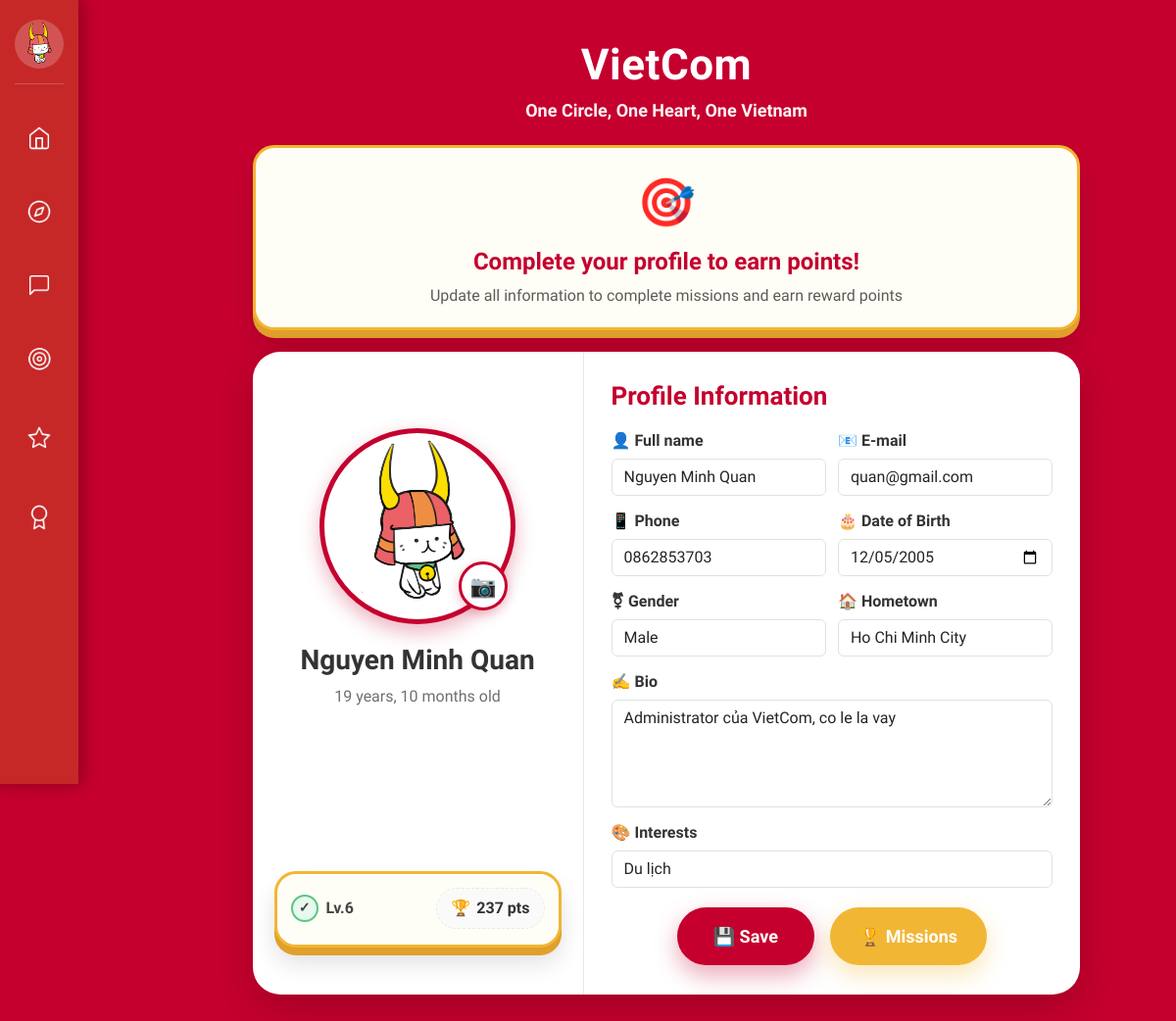
Page /users/profile/update/ (signed in) on the earlier database version.
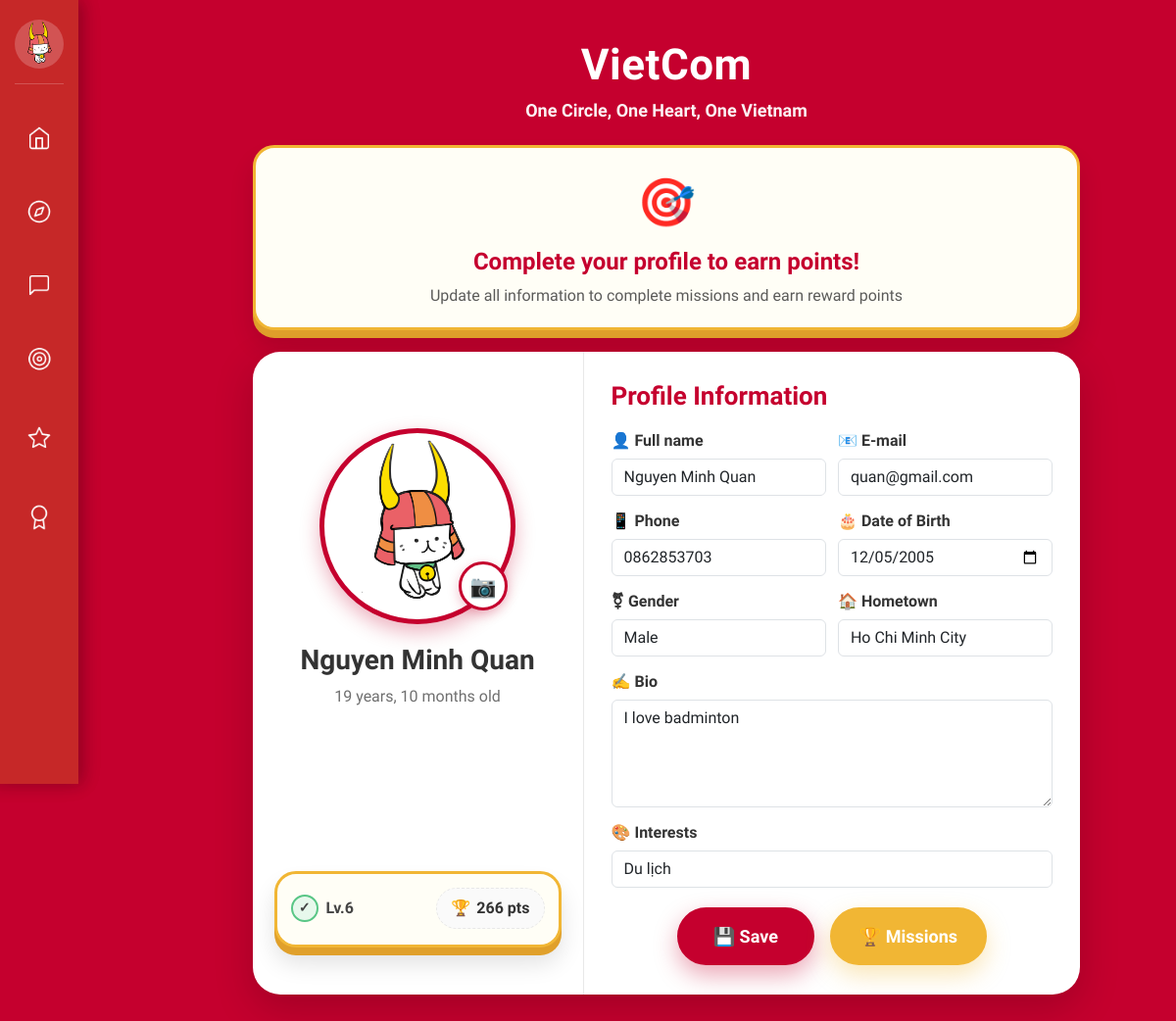
Same page on the later database version.
### users/models.py (models this page shows, shortened)
class User(AbstractUser):
    GENDER_CHOICES = [
        ('male', 'Male'),
        ('female', 'Female'),
        ('other', 'Other'),
        ('not_specified', 'Not specified'),
    ]
    STATUS_CHOICES = [
        ('online', 'Online'),
        ('offline', 'Offline'),
        ('busy', 'Busy'),
        ('away', 'Away'),
        ('available', 'Available for connection'),
    ]
    phone_regex = RegexValidator(
        regex=r'^\+?1?\d{9,15}$',
        message="Phone number must be in the format: '+999999999' or '0999999999'"
    )
    email = models.EmailField(unique=True)
    phone = models.CharField(
        validators=[phone_regex],
        max_length=17,
        unique=True,
        help_text="Phone number must be in the format: '+84xxxxxxxxx' or '0xxxxxxxxx'"
    )
    full_name = models.CharField(max_length=100)
    hometown = models.CharField(max_length=255, blank=True)
    date_of_birth = models.DateField(null=True, blank=True, verbose_name="Date of Birth")
    gender = models.CharField(
        max_length=20,
        choices=GENDER_CHOICES,
        default='not_specified',
        help_text="User's gender"
    )
    bio = models.TextField(
        max_length=500,
        blank=True,
        help_text="Short introduction about yourself (max 500 characters)"
    )
    status = models.CharField(
        max_length=20,
        choices=STATUS_CHOICES,
        default='offline',
        help_text="Current status"
    )
    interests = models.TextField(default='[]', blank=True)
    avatar = models.ImageField(upload_to='avatars/', blank=True)
    latitude = models.FloatField(null=True, blank=True, help_text="Latitude")
    longitude = models.FloatField(null=True, blank=True, help_text="Longitude")
    search_radius = models.FloatField(default=50.0, help_text="Search radius (km)")
    level = models.IntegerField(default=1)
    points = models.IntegerField(default=0)
    is_admin = models.BooleanField(default=False)
    objects = UserManager()
    USERNAME_FIELD = 'email'
    REQUIRED_FIELDS = ['phone', 'full_name']
    class Meta:
        verbose_name = "User"
        verbose_name_plural = "Users"
        ordering = ['-date_joined']

### users/views.py (the view)
# urls.py: path('profile/update/', views.profile_update, name='profile_update'),
@login_required
def profile_update(request):
    if request.method == 'POST':
        form = CustomUserChangeForm(request.POST, request.FILES, instance=request.user)
        if form.is_valid():
            old_avatar = request.user.avatar
            user = form.save()
            if 'avatar' in form.changed_data and user.avatar:
                try:
                    from gamification.views import track_avatar_uploaded
                    track_avatar_uploaded(user)
                except ImportError:
                    pass
            try:
                from gamification.views import track_profile_completed
                track_profile_completed(user)
            except ImportError:
                pass
            messages.success(request, 'Cập nhật hồ sơ thành công!')
            return redirect('profile_update')
        else:
            for field, errors in form.errors.items():
                for error in errors:
                    messages.error(request, f'{field}: {error}')
    else:
        form = CustomUserChangeForm(instance=request.user)
    return render(request, 'users/profile_update.html', {'form': form})

### users/forms.py
class CustomUserChangeForm(UserChangeForm):
    class Meta:
        model = User
        fields = ( 'email', 'full_name', 'phone', 'hometown', 'date_of_birth',
                 'gender', 'bio', 'avatar', 'interests')
        widgets = {
            'email': forms.EmailInput(attrs={'class': 'form-control'}),
            'full_name': forms.TextInput(attrs={'class': 'form-control'}),
            'phone': forms.TextInput(attrs={'class': 'form-control'}),
            'hometown': forms.TextInput(attrs={'class': 'form-control'}),
            'date_of_birth': forms.DateInput(attrs={'class': 'form-control', 'type': 'date'}),
            'gender': forms.Select(attrs={'class': 'form-control'}),
            'bio': forms.Textarea(attrs={
                'class': 'form-control',
                'rows': 4,
                'placeholder': 'Tell us about yourself (max 500 characters)'
            }),
            'avatar': forms.FileInput(attrs={'class': 'form-control'}),
            'interests': forms.TextInput(attrs={
                'class': 'form-control',
                'placeholder': 'Enter interests separated by commas'
            }),
        }

### templates/users/profile_update.html (shortened to what this page needs)
{% extends 'base.html' %}  {% block content %}
<div class="main-container">
  <div class="app-header">
    <h1>VietCom</h1>
    <p>One Circle, One Heart, One Vietnam</p>
  </div>
  <div class="completion-tips">
    <div class="tip-icon">🎯</div>
    <h4>Complete your profile to earn points!</h4>
    <p>Update all information to complete missions and earn reward points</p>
  </div>
  <div class="profile-card">
    <section class="left">
      <div class="avatar-section">
        <div class="avatar-wrap">
          {% if user.avatar %}
          <img
            id="avatar"
            class="avatar"
            src="{{ user.avatar.url }}"
            alt="Avatar"
          />
          {% endif %}
          <label class="upload-btn" title="Upload Avatar" id="uploadButton">
            📷
          </label>
        </div>
        <h3 id="displayName" class="name">
          {% if user.full_name %}{{ user.full_name }}{% else %}{{ user.username}}{% endif %}
        </h3>
        <p id="displayAge" class="age">
          {% if user.date_of_birth %} {{ user.date_of_birth|timesince }} old {% else %} Age {% endif %}
        </p>
      </div>
      <div class="level-section">
        <div class="level-card">
          <div class="level-info">
            <div class="level-badge">
              <span class="level-icon">✓</span>
              <span
                >Lv.<span id="levelNum">{{ user.level|default:1 }}</span></span
              >
            </div>
            <div class="level-distance">
              🏆 <span id="pointsText">{{ user.points|default:0 }} pts</span>
            </div>
          </div>
        </div>
      </div>
    </section>
    <section class="right">
      <h2>Profile Information</h2>
      <form method="post" enctype="multipart/form-data">
        <div class="form-row">
          <div class="form-group">
            <label for="{{ form.full_name.id_for_label }}">👤 Full name</label>
            {{ form.full_name }}
          </div>
          <div class="form-group">
            <label for="{{ form.email.id_for_label }}">📧 E-mail</label>
            {{ form.email }}
          </div>
        </div>
        <div class="form-row">
          <div class="form-group">
            <label for="{{ form.phone.id_for_label }}">📱 Phone</label>
            {{ form.phone }}
          </div>
          <div class="form-group">
            <label for="{{ form.date_of_birth.id_for_label }}"
              >🎂 Date of Birth</label
            >
            {{ form.date_of_birth }}
          </div>
        </div>
        <div class="form-row">
          <div class="form-group">
            <label for="{{ form.gender.id_for_label }}">⚧ Gender</label>
            {{ form.gender }}
          </div>
          <div class="form-group">
            <label for="{{ form.hometown.id_for_label }}">🏠 Hometown</label>
            {{ form.hometown }}
          </div>
        </div>
        <div class="form-group">
          <label for="{{ form.bio.id_for_label }}">✍️ Bio</label>
          {{ form.bio }}
        </div>
        <div class="form-group">
          <label for="{{ form.interests.id_for_label }}">🎨 Interests</label>
          {{ form.interests }}
        </div>
        <div class="actions">
          <button type="submit" class="btn-save">💾 Save</button>
          <a href="{% url 'gamification:mission_list' %}" class="btn-missions"
            >🏆 Missions</a
          >
        </div>
      </form>
    </section>
  </div>
</div>
{% endblock %}

### templates/base.html (shortened to what this page needs)
{% load static %}
<!DOCTYPE html>
<html lang="en">
  <head>
    <link
      href="https://cdn.jsdelivr.net/npm/bootstrap@5.3.0/dist/css/bootstrap.min.css"
      rel="stylesheet"
    />
    <link
      href="https://cdnjs.cloudflare.com/ajax/libs/font-awesome/6.4.0/css/all.min.css"
      rel="stylesheet"
    />
  </head>
  <body>
    <div class="sidebar">
      <div class="profile-section">
        <div class="profile-avatar" id="profile-btn">
          {% if user.avatar %}
          <img
            src="{{ user.avatar.url }}"
            alt="Avatar"
            style="
              width: 100%;
              height: 100%;
              border-radius: 50%;
              object-fit: cover;
            "
          />
          {% else %}
          <i class="fas fa-user"></i>
          {% endif %}
        </div>
      </div>
      <div class="nav-buttons">
        <button class="sidebar-btn" id="home-btn" title="Home">
          <span class="icon-home"></span>
        </button>
        <button class="sidebar-btn" id="social-btn" title="Social Network">
          <span class="icon-social"></span>
        </button>
        <button class="sidebar-btn" id="chat-btn" title="Message">
          <span class="icon-message"></span>
        </button>
        <label for="mission-toggle" class="sidebar-btn" title="Mission">
          <span class="icon-mission"></span>
        </label>
        <label for="event-toggle" class="sidebar-btn" title="Event">
          <span class="icon-event"></span>
        </label>
        <label for="achievement-toggle" class="sidebar-btn" title="Achievement">
          <span class="icon-achievement"></span>
        </label>
      </div>
    </div>
    <div class="panels">
      <div class="content-panel mission-panel">
        <div class="panel-header">Mission</div>
        <div class="panel-content">
          <div class="event-card">
            <h3>Daily Check-in</h3>
            <p>
            </p>
          </div>
          <div class="event-card">
            <h3>Help a Newcomer</h3>
            <p>Guide someone new to the community and earn mentor badges.</p>
          </div>
          <div class="event-card">
            <h3>Share Your Story</h3>
            <p>Tell your journey and inspire others in the community.</p>
          </div>
          <div class="event-card">
            <h3>Local Explorer</h3>
            <p>Discover and review local Vietnamese businesses and services.</p>
          </div>
        </div>
      </div>
      <div class="content-panel event-panel">
        <div class="panel-header">Event</div>
        <div class="panel-content">
          <div class="event-card">
            <h3>🎉 Discover events</h3>
            <p>
            </p>
          </div>
        </div>
      </div>
    <div
      class="main-container"
      style="margin-left: 80px; padding: 20px; min-height: 100vh"
    >
      {% block content %}{% endblock %}
    </div>
  </body>
</html>

Differences in the rows shown:
changed User "Nguyen Minh Quan": points "237" → "266"; bio "Administrator của VietCom, co le la vay" → "I love badminton"
